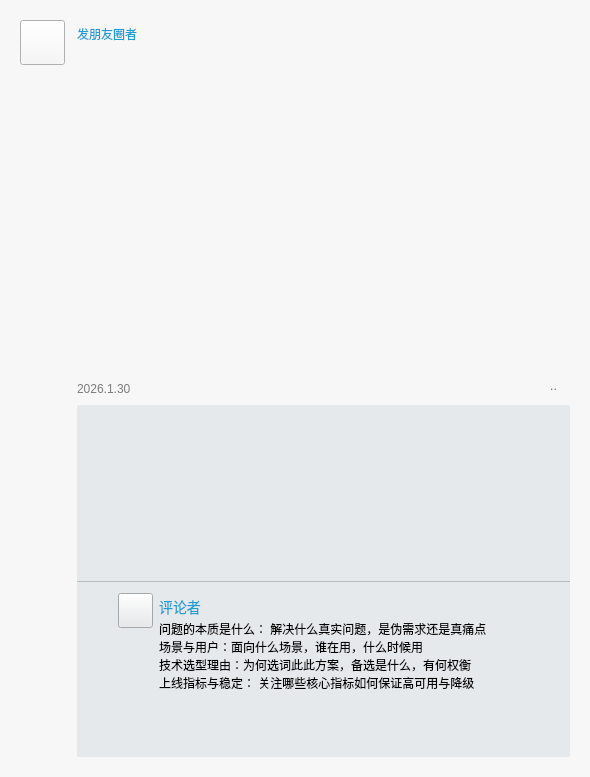
<?xml version="1.0" encoding="UTF-8"?>
<ui version="4.0">
 <class>MomentItemWidget</class>
 <widget class="QWidget" name="MomentItemWidget">
  <property name="geometry">
   <rect>
    <x>0</x>
    <y>0</y>
    <width>590</width>
    <height>777</height>
   </rect>
  </property>
  <property name="minimumSize">
   <size>
    <width>590</width>
    <height>0</height>
   </size>
  </property>
  <property name="maximumSize">
   <size>
    <width>590</width>
    <height>16777215</height>
   </size>
  </property>
  <property name="windowTitle">
   <string>Form</string>
  </property>
  <property name="styleSheet">
   <string notr="true"/>
  </property>
  <layout class="QVBoxLayout" name="verticalLayout_7">
   <property name="spacing">
    <number>0</number>
   </property>
   <property name="leftMargin">
    <number>0</number>
   </property>
   <property name="topMargin">
    <number>0</number>
   </property>
   <property name="rightMargin">
    <number>0</number>
   </property>
   <property name="bottomMargin">
    <number>0</number>
   </property>
   <item>
    <widget class="QWidget" name="widget_3" native="true">
     <property name="styleSheet">
      <string notr="true">background-color:rgb(247, 247, 247);</string>
     </property>
     <layout class="QHBoxLayout" name="horizontalLayout">
      <property name="spacing">
       <number>11</number>
      </property>
      <property name="leftMargin">
       <number>20</number>
      </property>
      <property name="topMargin">
       <number>20</number>
      </property>
      <property name="rightMargin">
       <number>20</number>
      </property>
      <property name="bottomMargin">
       <number>20</number>
      </property>
      <item>
       <widget class="QWidget" name="widget" native="true">
        <property name="minimumSize">
         <size>
          <width>45</width>
          <height>0</height>
         </size>
        </property>
        <property name="maximumSize">
         <size>
          <width>45</width>
          <height>16777215</height>
         </size>
        </property>
        <layout class="QVBoxLayout" name="verticalLayout">
         <property name="spacing">
          <number>4</number>
         </property>
         <property name="leftMargin">
          <number>0</number>
         </property>
         <property name="topMargin">
          <number>0</number>
         </property>
         <property name="rightMargin">
          <number>0</number>
         </property>
         <property name="bottomMargin">
          <number>0</number>
         </property>
         <item alignment="Qt::AlignmentFlag::AlignTop">
          <widget class="AvatarButton" name="avatarPushButton">
           <property name="enabled">
            <bool>true</bool>
           </property>
           <property name="minimumSize">
            <size>
             <width>45</width>
             <height>45</height>
            </size>
           </property>
           <property name="maximumSize">
            <size>
             <width>45</width>
             <height>45</height>
            </size>
           </property>
           <property name="text">
            <string/>
           </property>
           <property name="iconSize">
            <size>
             <width>40</width>
             <height>40</height>
            </size>
           </property>
          </widget>
         </item>
         <item>
          <spacer name="verticalSpacer">
           <property name="orientation">
            <enum>Qt::Orientation::Vertical</enum>
           </property>
           <property name="sizeHint" stdset="0">
            <size>
             <width>20</width>
             <height>40</height>
            </size>
           </property>
          </spacer>
         </item>
        </layout>
       </widget>
      </item>
      <item>
       <widget class="QWidget" name="widget_2" native="true">
        <layout class="QVBoxLayout" name="verticalLayout_2">
         <property name="spacing">
          <number>0</number>
         </property>
         <property name="leftMargin">
          <number>1</number>
         </property>
         <property name="topMargin">
          <number>0</number>
         </property>
         <property name="rightMargin">
          <number>0</number>
         </property>
         <property name="bottomMargin">
          <number>0</number>
         </property>
         <item>
          <widget class="QWidget" name="conntentWidget" native="true">
           <layout class="QVBoxLayout" name="verticalLayout_4">
            <property name="spacing">
             <number>0</number>
            </property>
            <property name="leftMargin">
             <number>0</number>
            </property>
            <property name="topMargin">
             <number>0</number>
            </property>
            <property name="rightMargin">
             <number>0</number>
            </property>
            <property name="bottomMargin">
             <number>0</number>
            </property>
            <item alignment="Qt::AlignmentFlag::AlignLeft">
             <widget class="AvatarButton" name="userNameButton">
              <property name="minimumSize">
               <size>
                <width>0</width>
                <height>27</height>
               </size>
              </property>
              <property name="maximumSize">
               <size>
                <width>16777215</width>
                <height>27</height>
               </size>
              </property>
              <property name="styleSheet">
               <string notr="true">            QPushButton {
                background: transparent;  /* 背景完全透明 */
                border: none;             /* 去掉所有边框 */
                color: white;             /* 文字颜色，可自定义（如#333333） */
				font: 18px &quot;微软雅黑&quot;;
				color: rgb(31, 158, 211);
				text-align: left;
            }
</string>
              </property>
              <property name="text">
               <string>发朋友圈者</string>
              </property>
             </widget>
            </item>
            <item>
             <widget class="ExpandableTextEdit" name="textEdit" native="true"/>
            </item>
            <item>
             <widget class="QWidget" name="mediaWidget" native="true">
              <property name="sizePolicy">
               <sizepolicy hsizetype="Preferred" vsizetype="Expanding">
                <horstretch>0</horstretch>
                <verstretch>0</verstretch>
               </sizepolicy>
              </property>
             </widget>
            </item>
           </layout>
          </widget>
         </item>
         <item>
          <widget class="QWidget" name="middleWidget" native="true">
           <property name="minimumSize">
            <size>
             <width>0</width>
             <height>33</height>
            </size>
           </property>
           <property name="maximumSize">
            <size>
             <width>16777215</width>
             <height>33</height>
            </size>
           </property>
           <layout class="QHBoxLayout" name="horizontalLayout_2">
            <property name="leftMargin">
             <number>0</number>
            </property>
            <property name="topMargin">
             <number>0</number>
            </property>
            <property name="rightMargin">
             <number>0</number>
            </property>
            <property name="bottomMargin">
             <number>0</number>
            </property>
            <item>
             <widget class="QLabel" name="dateLabel">
              <property name="styleSheet">
               <string notr="true">font: 10pt &quot;微软雅黑&quot;;
color: rgb(124, 124, 124);</string>
              </property>
              <property name="text">
               <string>2026.1.30</string>
              </property>
             </widget>
            </item>
            <item>
             <widget class="QToolButton" name="rightDialogToolButton">
              <property name="minimumSize">
               <size>
                <width>33</width>
                <height>33</height>
               </size>
              </property>
              <property name="maximumSize">
               <size>
                <width>33</width>
                <height>33</height>
               </size>
              </property>
              <property name="toolTip">
               <string>聊天信息</string>
              </property>
              <property name="styleSheet">
               <string notr="true">QToolButton {
	font:  15pt &quot;华文琥珀&quot;;
    border: none; /* 无边框 */
/* 上下内边距相等，实现垂直居中 */
    padding-top: 0px;
    padding-bottom: 5px;
    background-color: transparent; /* 透明背景 */
    border-radius: 3px; /* 轻微圆角，可选 */
	color: rgb(108, 108, 108);
}

/* 鼠标悬停状态 */
QToolButton:hover {
    background-color:rgb(220, 220, 220); /* 灰色背景 */
}

/* 鼠标按下状态（可选增强） */
QToolButton:pressed {
    background-color: rgb(180, 180, 180); /* 按下时更深的灰色 */
}

/* 禁用状态（可选增强） */
QToolButton:disabled {
    background-color: transparent;
    color: rgb(160, 160, 160); /* 禁用时文本变灰 */
}
    </string>
              </property>
              <property name="text">
               <string>..</string>
              </property>
             </widget>
            </item>
           </layout>
          </widget>
         </item>
         <item>
          <widget class="QWidget" name="interactionWidget" native="true">
           <property name="styleSheet">
            <string notr="true">#interactionWidget{
    border-radius: 2px; 
}
QWidget{
    background-color: rgb(230, 233, 235);
}</string>
           </property>
           <layout class="QVBoxLayout" name="verticalLayout_3">
            <property name="spacing">
             <number>0</number>
            </property>
            <property name="leftMargin">
             <number>0</number>
            </property>
            <property name="topMargin">
             <number>4</number>
            </property>
            <property name="rightMargin">
             <number>0</number>
            </property>
            <property name="bottomMargin">
             <number>4</number>
            </property>
            <item>
             <widget class="QWidget" name="likeWidget" native="true">
              <property name="sizePolicy">
               <sizepolicy hsizetype="Preferred" vsizetype="Expanding">
                <horstretch>0</horstretch>
                <verstretch>0</verstretch>
               </sizepolicy>
              </property>
              <property name="styleSheet">
               <string notr="true"/>
              </property>
              <widget class="QLabel" name="heartLabel">
               <property name="geometry">
                <rect>
                 <x>10</x>
                 <y>10</y>
                 <width>25</width>
                 <height>25</height>
                </rect>
               </property>
               <property name="minimumSize">
                <size>
                 <width>25</width>
                 <height>25</height>
                </size>
               </property>
               <property name="maximumSize">
                <size>
                 <width>25</width>
                 <height>25</height>
                </size>
               </property>
               <property name="text">
                <string/>
               </property>
               <property name="pixmap">
                <pixmap resource="../../res/icon.qrc">:/a/icons/爱心.svg</pixmap>
               </property>
               <property name="scaledContents">
                <bool>true</bool>
               </property>
              </widget>
             </widget>
            </item>
            <item>
             <widget class="QWidget" name="commentWidget" native="true">
              <property name="sizePolicy">
               <sizepolicy hsizetype="Preferred" vsizetype="Expanding">
                <horstretch>0</horstretch>
                <verstretch>0</verstretch>
               </sizepolicy>
              </property>
              <property name="styleSheet">
               <string notr="true">#commentWidget{
    border-top: 1px solid rgb(180, 190, 190); 
}
</string>
              </property>
              <layout class="QVBoxLayout" name="verticalLayout_5">
               <property name="spacing">
                <number>6</number>
               </property>
               <property name="leftMargin">
                <number>12</number>
               </property>
               <property name="topMargin">
                <number>12</number>
               </property>
               <property name="rightMargin">
                <number>12</number>
               </property>
               <property name="bottomMargin">
                <number>7</number>
               </property>
               <item>
                <widget class="QWidget" name="commentItemWidget" native="true">
                 <property name="styleSheet">
                  <string notr="true"/>
                 </property>
                 <layout class="QHBoxLayout" name="horizontalLayout_3">
                  <property name="spacing">
                   <number>6</number>
                  </property>
                  <property name="leftMargin">
                   <number>0</number>
                  </property>
                  <property name="topMargin">
                   <number>0</number>
                  </property>
                  <property name="rightMargin">
                   <number>0</number>
                  </property>
                  <property name="bottomMargin">
                   <number>0</number>
                  </property>
                  <item alignment="Qt::AlignmentFlag::AlignTop">
                   <widget class="QLabel" name="commentIconLabel">
                    <property name="minimumSize">
                     <size>
                      <width>23</width>
                      <height>23</height>
                     </size>
                    </property>
                    <property name="maximumSize">
                     <size>
                      <width>23</width>
                      <height>23</height>
                     </size>
                    </property>
                    <property name="text">
                     <string/>
                    </property>
                    <property name="pixmap">
                     <pixmap resource="../../res/icon.qrc">:/a/icons/评论.svg</pixmap>
                    </property>
                    <property name="scaledContents">
                     <bool>true</bool>
                    </property>
                   </widget>
                  </item>
                  <item alignment="Qt::AlignmentFlag::AlignTop">
                   <widget class="QPushButton" name="commentAvatarButton">
                    <property name="enabled">
                     <bool>true</bool>
                    </property>
                    <property name="minimumSize">
                     <size>
                      <width>35</width>
                      <height>35</height>
                     </size>
                    </property>
                    <property name="maximumSize">
                     <size>
                      <width>35</width>
                      <height>35</height>
                     </size>
                    </property>
                    <property name="text">
                     <string/>
                    </property>
                    <property name="iconSize">
                     <size>
                      <width>40</width>
                      <height>40</height>
                     </size>
                    </property>
                   </widget>
                  </item>
                  <item>
                   <widget class="QWidget" name="commentTextwidget" native="true">
                    <layout class="QVBoxLayout" name="verticalLayout_6">
                     <property name="spacing">
                      <number>0</number>
                     </property>
                     <property name="leftMargin">
                      <number>0</number>
                     </property>
                     <property name="topMargin">
                      <number>0</number>
                     </property>
                     <property name="rightMargin">
                      <number>0</number>
                     </property>
                     <property name="bottomMargin">
                      <number>0</number>
                     </property>
                     <item alignment="Qt::AlignmentFlag::AlignLeft">
                      <widget class="QPushButton" name="commentUserButton">
                       <property name="minimumSize">
                        <size>
                         <width>0</width>
                         <height>27</height>
                        </size>
                       </property>
                       <property name="maximumSize">
                        <size>
                         <width>16777215</width>
                         <height>27</height>
                        </size>
                       </property>
                       <property name="styleSheet">
                        <string notr="true">            QPushButton {
                background: transparent;  /* 背景完全透明 */
                border: none;             /* 去掉所有边框 */
                color: white;             /* 文字颜色，可自定义（如#333333） */
                font-size: 14px;          /* 文字大小，可自定义 */
	font: 18px &quot;微软雅黑&quot;;
	color: rgb(31, 158, 211);
            }
</string>
                       </property>
                       <property name="text">
                        <string>评论者</string>
                       </property>
                      </widget>
                     </item>
                     <item>
                      <widget class="QLabel" name="commentTextLabel">
                       <property name="styleSheet">
                        <string notr="true">font: 16px &quot;微软雅黑&quot;;</string>
                       </property>
                       <property name="text">
                        <string>问题的本质是什么： 解决什么真实问题，是伪需求还是真痛点
场景与用户：面向什么场景，谁在用，什么时候用
技术选型理由：为何选词此此方案，备选是什么，有何权衡
上线指标与稳定： 关注哪些核心指标如何保证高可用与降级</string>
                       </property>
                       <property name="alignment">
                        <set>Qt::AlignmentFlag::AlignLeading|Qt::AlignmentFlag::AlignLeft|Qt::AlignmentFlag::AlignTop</set>
                       </property>
                       <property name="wordWrap">
                        <bool>true</bool>
                       </property>
                      </widget>
                     </item>
                    </layout>
                   </widget>
                  </item>
                 </layout>
                </widget>
               </item>
              </layout>
             </widget>
            </item>
           </layout>
          </widget>
         </item>
        </layout>
       </widget>
      </item>
     </layout>
    </widget>
   </item>
  </layout>
 </widget>
 <customwidgets>
  <customwidget>
   <class>AvatarButton</class>
   <extends>QPushButton</extends>
   <header location="global">AvatarButton.h</header>
  </customwidget>
  <customwidget>
   <class>ExpandableTextEdit</class>
   <extends>QWidget</extends>
   <header location="global">ExpandableTextEdit.h</header>
   <container>1</container>
  </customwidget>
 </customwidgets>
 <resources>
  <include location="../../res/icon.qrc"/>
 </resources>
 <connections/>
</ui>
